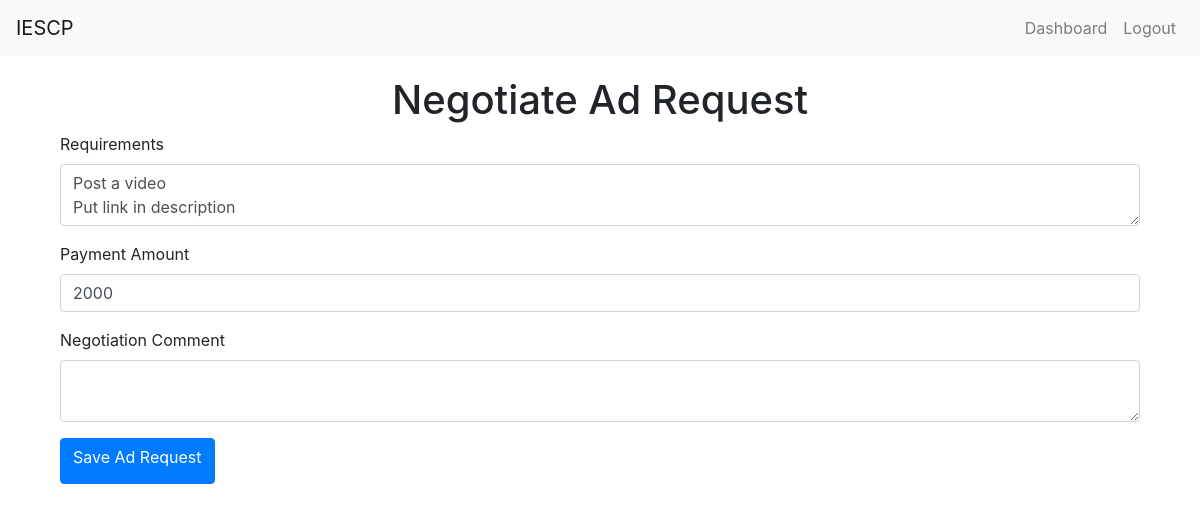
Screenshot of /ad_request/1/negotiate (signed in) with the database file from the repository.
### app.py (models this page shows, shortened)
class AdRequest(db.Model):
    id = db.Column(db.Integer, primary_key=True)
    campaign_id = db.Column(db.Integer, db.ForeignKey('campaign.id'), nullable=False)
    influencer_id = db.Column(db.Integer, db.ForeignKey('user.id'), nullable=False)
    messages = db.Column(db.Text)
    requirements = db.Column(db.Text)
    payment_amount = db.Column(db.Integer)
    negotiation_comment = db.Column(db.Text, nullable=True)
    status = db.Column(db.String(10), default='Pending')  # 'Pending', 'Accepted', 'Rejected'

### app.py (the view)
@app.route('/ad_request/<int:ad_request_id>/negotiate', methods=['GET', 'POST'])
@login_required
def negotiate_ad_request(ad_request_id):
    ad_request = AdRequest.query.get_or_404(ad_request_id)
    if ad_request.influencer != current_user:
        flash('Access unauthorized!', 'danger')
        return redirect(url_for('index'))
    form = AdRequestForm()
    if form.validate_on_submit():
        ad_request.requirements = form.requirements.data
        ad_request.payment_amount = form.payment_amount.data
        ad_request.negotiation_comment = form.negotiation_comment.data
        ad_request.status = 'Negotiated'
        db.session.commit()
        flash('Ad request sent for negotiation!', 'success')
        return redirect(url_for('influencer_dashboard'))
    elif request.method == 'GET':
        form.requirements.data = ad_request.requirements
        form.payment_amount.data = ad_request.payment_amount
        form.negotiation_comment.data = ad_request.negotiation_comment
    return render_template('negotiate_ad_request.html', form=form, legend='Negotiate Ad Request')

### app.py
class AdRequestForm(FlaskForm):
    campaign_id = SelectField('Campaign', coerce=int, validators=[DataRequired()])
    influencer_id = SelectField('Influencer', coerce=int, validators=[DataRequired()])
    requirements = TextAreaField('Requirements', validators=[DataRequired()])
    payment_amount = FloatField('Payment Amount', validators=[DataRequired()])
    status = SelectField('Status', choices=[('Pending', 'Pending'), ('Accepted', 'Accepted'), ('Negotiated', 'Negotiated'), ('Rejected', 'Rejected')], validators=[DataRequired()])
    negotiation_comment = TextAreaField('Negotiation Comment', validators=[Optional()])
    submit = SubmitField('Save Ad Request')

### app.py (called while the page is built)
@login_manager.user_loader
def load_user(user_id):
    return User.query.get(int(user_id))

### templates/negotiate_ad_request.html (shortened to what this page needs)
{% extends "layout.html" %}
{% block content %}
<div class="container">
    <h1 class="text-center">{{ legend }}</h1>
    <form method="POST">
        <div class="form-group">
            {{ form.requirements.label(class="form-label") }}
            {{ form.requirements(class="form-control") }}
        </div>
        <div class="form-group">
            {{ form.payment_amount.label(class="form-label") }}
            {{ form.payment_amount(class="form-control") }}
        </div>
        <div class="form-group">
            {{ form.negotiation_comment.label(class="form-label") }}
            {{ form.negotiation_comment(class="form-control") }}
        </div>
        <button type="submit" class="btn btn-primary">{{ form.submit.label }}</button>
    </form>
</div>
{% endblock %}

### templates/layout.html (style rules this page uses)
.container { margin-top: 20px; }

### rows the page displays
AdRequest: requirements "Post a video Put link in description", payment_amount "2000"

### other values shown
{{ legend }} "Negotiate Ad Request"
